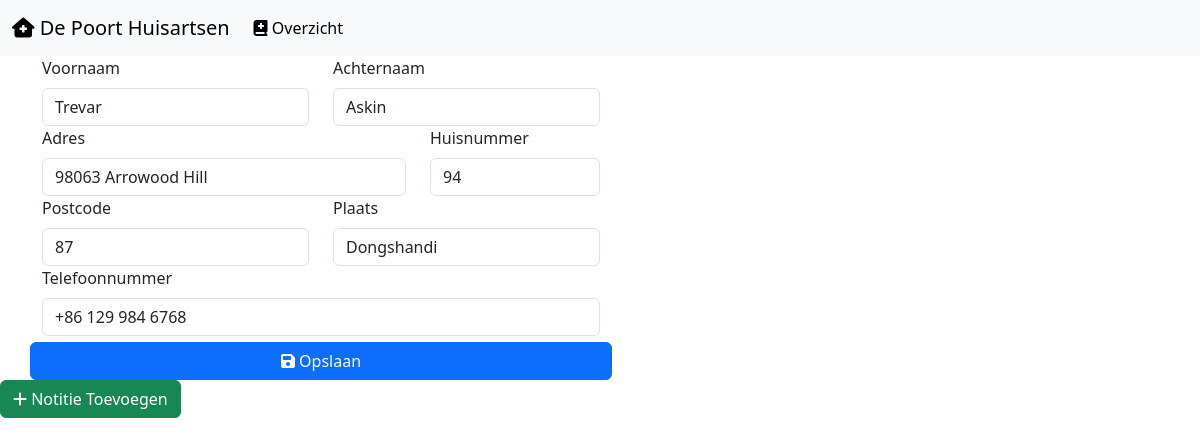
The page /patientgegevens.php?patient_id=1 on the database as committed earlier.
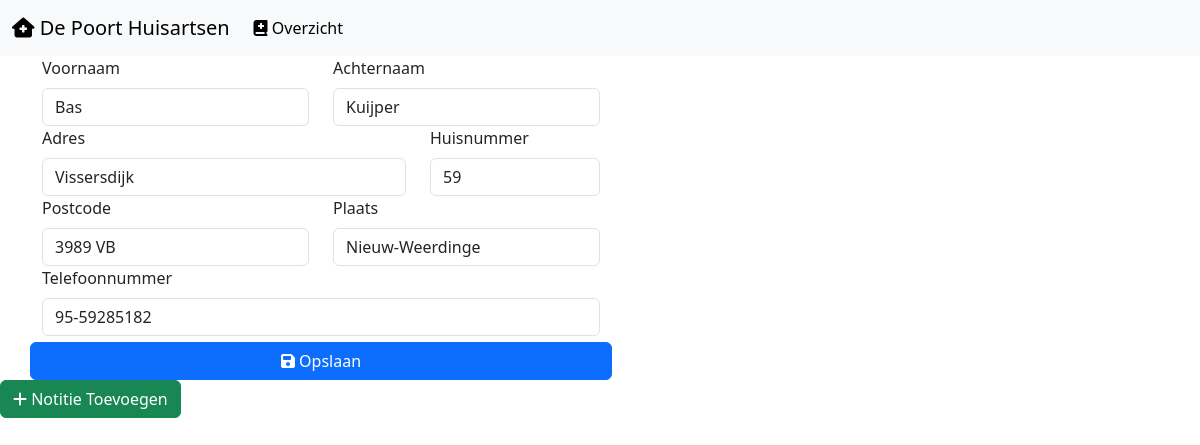
The same page on the database as committed later.
### tables this page shows
CREATE TABLE `patient` (
  `patient_id` int(5) NOT NULL,
  `voor_naam` varchar(100) NOT NULL,
  `achter_naam` varchar(255) NOT NULL,
  `adres` varchar(150) NOT NULL,
  `huisnummer` varchar(4) NOT NULL,
  `postcode` varchar(30) NOT NULL,
  `plaats` varchar(255) NOT NULL,
  `telefoonnummer` varchar(100) NOT NULL
);

### patientgegevens.php (the view, shortened to what this page needs)
<?php
$dbh = dbcon();
?>
<!DOCTYPE html>
<html lang="nl">
<head>
  <link rel="stylesheet" href="./reset.css">
  <link href="https://cdn.jsdelivr.net/npm/bootstrap@5.3.2/dist/css/bootstrap.min.css" rel="stylesheet">
  <link rel="stylesheet" href="./style.css">
</head>
<body>
<nav class="navbar navbar-expand-lg bg-body-tertiary">
  <div class="container-fluid">
    <a class="navbar-brand" href="index.php"><i class="fa-solid fa-house-medical" style="color: #000000;"></i> De Poort Huisartsen</a>
    <div class="collapse navbar-collapse" id="navbarNav">
      <ul class="navbar-nav">
      <li class="nav-item">
          <a class="nav-link active" href="index.php"><i class="fa-solid fa-book-medical" style="color: #000000;"></i> Overzicht</a>
        </li>
      </ul>
  </div>
</nav>
<?php
    if(isset($_GET['patient_id']))
        {
            $patient_id = $_GET['patient_id'];
            $query = "SELECT * FROM patient WHERE patient_id=:patient_id LIMIT 1";
            $statement = $dbh->prepare($query);
            $data = [':patient_id' => $patient_id];
            $statement->execute($data);
            $result = $statement->fetch(PDO::FETCH_ASSOC);
                        }
                        ?>
<div class="container">
<form action='patientdetail.php' method="POST" enctype="multipart/form-data" class="col-md-6">
  <div class="row">
            <div class="col-md-6">
                <label for="voor_naam" class="form-label">Voornaam</label>
                <input type="text" class="form-control" id="voor_naam" name="voor_naam" value="<?=$result['voor_naam']?>"  />
            </div>
            <div class="col-md-6">
                <label for="achter_naam" class="form-label">Achternaam</label>
                <input type="text" class="form-control" id="achter_naam" name="achter_naam" value="<?=$result['achter_naam']?>" />
            </div>
            <div class="col-md-8">
                <label for="adres" class="form-label">Adres</label>
                <input type="text" class="form-control" id="adres" name="adres" value="<?=$result['adres']?>" />
            </div>
            <div class="col-md-4">
              <label for="huisnummer" class="form-label">Huisnummer</label>
              <input type="text" class="form-control" id="huisnummer" name="huisnummer" value="<?=$result['huisnummer']?>" />
            </div>
            <div class="col-md-6">
                <label for="postcode" class="form-label">Postcode</label>
                <input type="text" class="form-control" id="postcode" name="postcode" value="<?=$result['postcode']?>" />
            </div>
            <div class="col-md-6">
                <label for="plaats" class="form-label">Plaats</label>
                <input type="text" class="form-control" id="plaats" name="plaats" value="<?=$result['plaats']?>" />
            </div>
            <div class="col-md-12">
                <label for="telefoonnummer" class="form-label">Telefoonnummer</label>
                <input type="text" class="form-control" id="telefoonnummer" name="telefoonnummer" value="<?=$result['telefoonnummer']?>" />
            </div>
        <button type="submit" name="update_button" class="btn btn-primary topgap2"><i class="fa-solid fa-floppy-disk" style="color: #ffffff;"></i> Opslaan</button>
    </form>
  </div>
<button type="button" class='btn btn-success' data-bs-toggle="modal" data-bs-target="#exampleModal"><i class="fa-solid fa-plus" style="color: #ffffff;"></i> Notitie Toevoegen</button></a>
</body>
</html>

### style.css (style rules this page uses)
.topgap2 { margin-top: 1%; }

Rows that differ between the two databases and show on the page:
changed patient: voor_naam "Trevar" → "Bas"; achter_naam "Askin" → "Kuijper"; adres "98063 Arrowood Hill" → "Vissersdijk"; huisnummer "94" → "59"; postcode "87" → "3989 VB"; plaats "Dongshandi" → "Nieuw-Weerdinge"; telefoonnummer "+86 129 984 6768" → "95-59285182"
